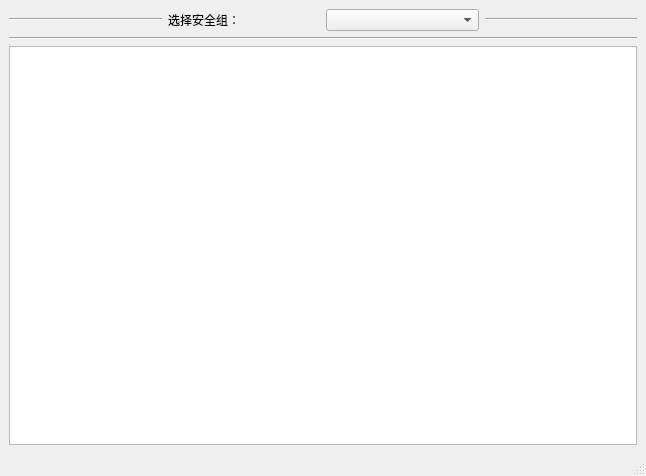
<?xml version="1.0" encoding="UTF-8"?>
<ui version="4.0">
 <class>MainWindow</class>
 <widget class="QMainWindow" name="MainWindow">
  <property name="geometry">
   <rect>
    <x>0</x>
    <y>0</y>
    <width>646</width>
    <height>476</height>
   </rect>
  </property>
  <property name="windowTitle">
   <string>MainWindow</string>
  </property>
  <widget class="QWidget" name="centralwidget">
   <layout class="QVBoxLayout" name="verticalLayout_2">
    <item>
     <layout class="QVBoxLayout" name="verticalLayout">
      <item>
       <layout class="QHBoxLayout" name="horizontalLayout">
        <item>
         <widget class="Line" name="line_2">
          <property name="orientation">
           <enum>Qt::Horizontal</enum>
          </property>
         </widget>
        </item>
        <item>
         <widget class="QLabel" name="label">
          <property name="text">
           <string>选择安全组：</string>
          </property>
         </widget>
        </item>
        <item>
         <widget class="QComboBox" name="comboBox"/>
        </item>
        <item>
         <widget class="Line" name="line_3">
          <property name="orientation">
           <enum>Qt::Horizontal</enum>
          </property>
         </widget>
        </item>
       </layout>
      </item>
      <item>
       <widget class="Line" name="line">
        <property name="orientation">
         <enum>Qt::Horizontal</enum>
        </property>
       </widget>
      </item>
      <item>
       <widget class="QListWidget" name="listWidget"/>
      </item>
     </layout>
    </item>
   </layout>
  </widget>
  <widget class="QStatusBar" name="statusbar"/>
 </widget>
 <resources/>
 <connections/>
</ui>
